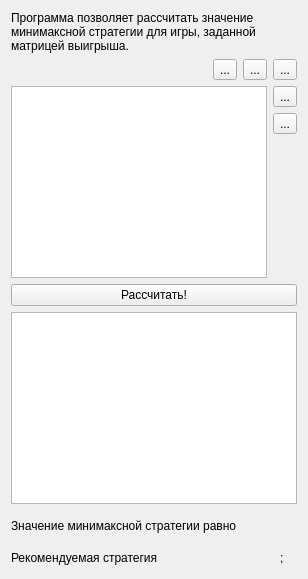
      <widget class="QWidget" name="tab_2">
       <attribute name="title">
        <string>Стратегия минимакса</string>
       </attribute>
       <layout class="QVBoxLayout" name="verticalLayout_5">
        <item>
         <widget class="QLabel" name="label_6">
          <property name="text">
           <string>&lt;html&gt;&lt;head/&gt;&lt;body&gt;&lt;p&gt;Программа позволяет рассчитать значение минимаксной стратегии для игры, заданной матрицей выигрыша.&lt;/p&gt;&lt;/body&gt;&lt;/html&gt;</string>
          </property>
          <property name="scaledContents">
           <bool>false</bool>
          </property>
          <property name="wordWrap">
           <bool>true</bool>
          </property>
         </widget>
        </item>
        <item>
         <layout class="QGridLayout" name="gridLayout_2">
          <item row="1" column="0" rowspan="3" colspan="3">
           <widget class="QTableView" name="table_2"/>
          </item>
          <item row="0" column="1">
           <widget class="QToolButton" name="btn_addrow_2">
            <property name="text">
             <string>...</string>
            </property>
            <property name="icon">
             <iconset resource="program.qrc">
              <normaloff>:/icons/list-add.png</normaloff>:/icons/list-add.png</iconset>
            </property>
           </widget>
          </item>
          <item row="1" column="3">
           <widget class="QToolButton" name="btn_addcol_2">
            <property name="text">
             <string>...</string>
            </property>
            <property name="icon">
             <iconset resource="program.qrc">
              <normaloff>:/icons/list-add.png</normaloff>:/icons/list-add.png</iconset>
            </property>
           </widget>
          </item>
          <item row="0" column="0">
           <spacer name="horizontalSpacer_2">
            <property name="orientation">
             <enum>Qt::Horizontal</enum>
            </property>
            <property name="sizeHint" stdset="0">
             <size>
              <width>40</width>
              <height>20</height>
             </size>
            </property>
           </spacer>
          </item>
          <item row="0" column="2">
           <widget class="QToolButton" name="btn_remrow_2">
            <property name="text">
             <string>...</string>
            </property>
            <property name="icon">
             <iconset resource="program.qrc">
              <normaloff>:/icons/list-remove.png</normaloff>:/icons/list-remove.png</iconset>
            </property>
           </widget>
          </item>
          <item row="3" column="3">
           <spacer name="verticalSpacer_2">
            <property name="orientation">
             <enum>Qt::Vertical</enum>
            </property>
            <property name="sizeHint" stdset="0">
             <size>
              <width>20</width>
              <height>40</height>
             </size>
            </property>
           </spacer>
          </item>
          <item row="2" column="3">
           <widget class="QToolButton" name="btn_remcol_2">
            <property name="text">
             <string>...</string>
            </property>
            <property name="icon">
             <iconset resource="program.qrc">
              <normaloff>:/icons/list-remove.png</normaloff>:/icons/list-remove.png</iconset>
            </property>
           </widget>
          </item>
          <item row="0" column="3">
           <widget class="QToolButton" name="btn_rnd_2">
            <property name="text">
             <string>...</string>
            </property>
            <property name="icon">
             <iconset resource="program.qrc">
              <normaloff>:/icons/text-editor.png</normaloff>:/icons/text-editor.png</iconset>
            </property>
           </widget>
          </item>
         </layout>
        </item>
        <item>
         <widget class="QPushButton" name="calc_2">
          <property name="text">
           <string>Рассчитать!</string>
          </property>
         </widget>
        </item>
        <item>
         <widget class="QTextBrowser" name="textBrowser_2"/>
        </item>
        <item>
         <layout class="QHBoxLayout" name="horizontalLayout_2">
          <property name="topMargin">
           <number>6</number>
          </property>
          <item>
           <widget class="QLabel" name="label_4">
            <property name="text">
             <string>Значение минимаксной стратегии равно</string>
            </property>
           </widget>
          </item>
          <item>
           <spacer name="horizontalSpacer_10">
            <property name="orientation">
             <enum>Qt::Horizontal</enum>
            </property>
            <property name="sizeHint" stdset="0">
             <size>
              <width>40</width>
              <height>20</height>
             </size>
            </property>
           </spacer>
          </item>
          <item>
           <widget class="QLabel" name="res_2">
            <property name="text">
             <string/>
            </property>
           </widget>
          </item>
         </layout>
        </item>
        <item>
         <layout class="QHBoxLayout" name="horizontalLayout_15">
          <property name="topMargin">
           <number>6</number>
          </property>
          <item>
           <widget class="QLabel" name="label_25">
            <property name="text">
             <string>Рекомендуемая стратегия</string>
            </property>
           </widget>
          </item>
          <item>
           <spacer name="horizontalSpacer_17">
            <property name="orientation">
             <enum>Qt::Horizontal</enum>
            </property>
            <property name="sizeHint" stdset="0">
             <size>
              <width>40</width>
              <height>20</height>
             </size>
            </property>
           </spacer>
          </item>
          <item>
           <widget class="QLabel" name="str_2_1">
            <property name="text">
             <string/>
            </property>
           </widget>
          </item>
          <item>
           <widget class="QLabel" name="label_27">
            <property name="text">
             <string>;</string>
            </property>
           </widget>
          </item>
          <item>
           <widget class="QLabel" name="str_2_2">
            <property name="text">
             <string/>
            </property>
           </widget>
          </item>
         </layout>
        </item>
       </layout>
      </widget>
